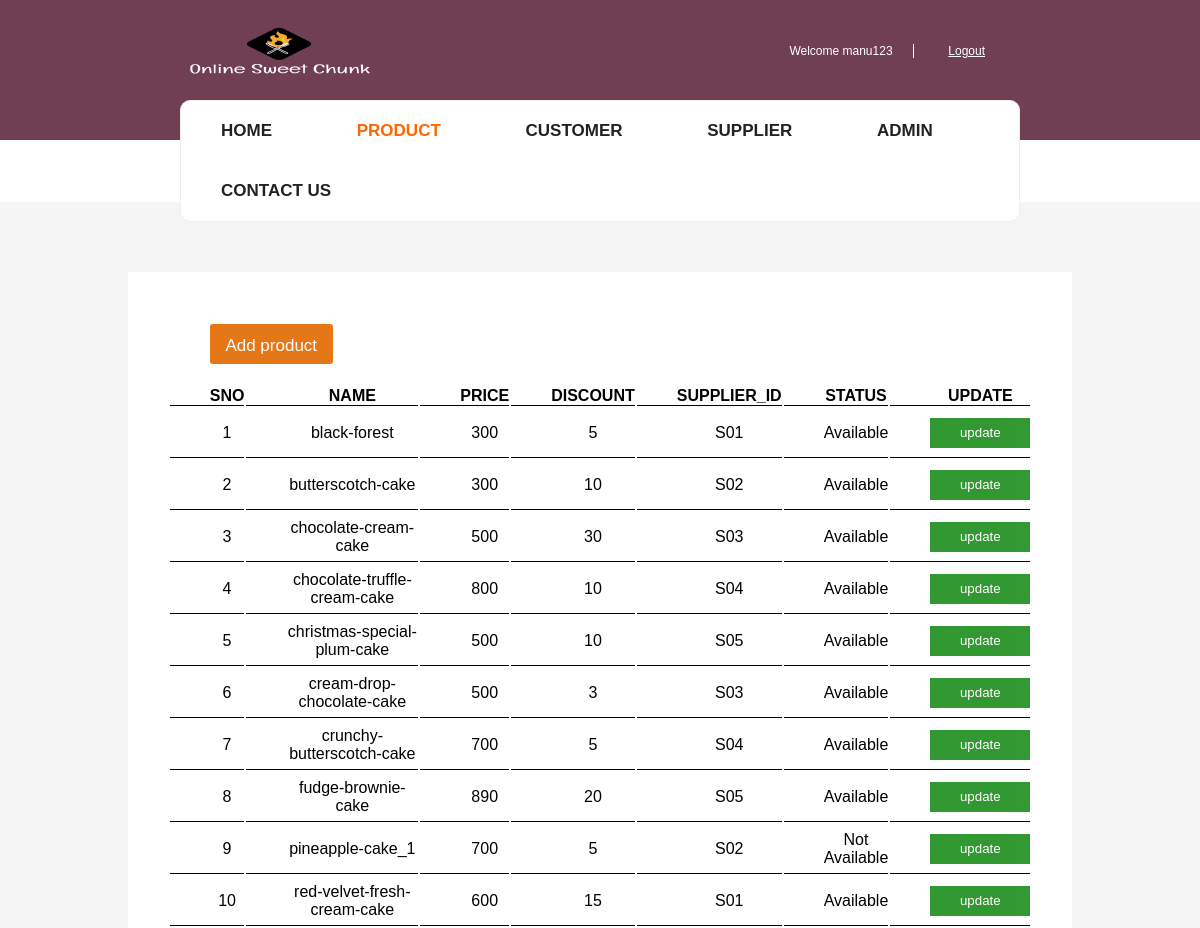
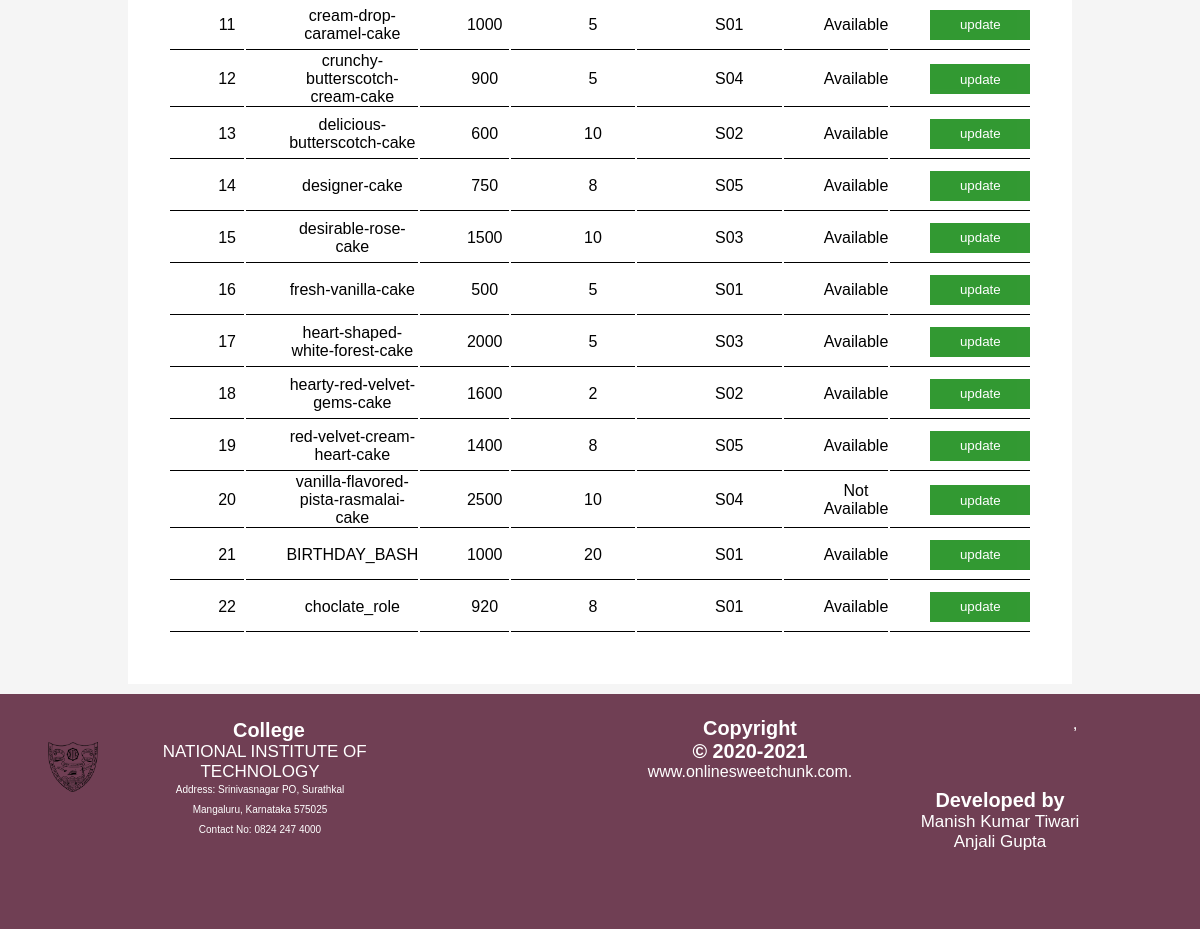
Page /admin/product.php (signed in) on the committed database (2 pictures, top to bottom).
### tables this page shows
CREATE TABLE IF NOT EXISTS `produc1` (
  `name` varchar(255) NOT NULL,
  `image` varchar(255) NOT NULL,
  `price` float NOT NULL,
  `discount` float NOT NULL,
  `cid` int(11) DEFAULT NULL,
  `STATUS` tinyint(4) NOT NULL,
  `supplier_id` varchar(10) DEFAULT NULL
);

### admin/product.php (the view, shortened to what this page needs)
<?php include("dbconnect.php");?>
<?php include("header.php"); ?>
<nav id="menu">
<div class="menu">
			<ul>
				<li><a href="home.php" style="border:none;">Home</a></li>
				<li><a href="product.php" style="border:none;" class="active">Product</a></li>
				<li><a href="customer.php" style="border:none;">Customer</a></li>
				<li ><a href="supplier.php" style="border:none;">Supplier</a></li>
				<li ><a href="Admin.php" style="border:none;">Admin</a></li>
				<li ><a href="contact.php" style="border:none;">Contact Us</a></li>
			</ul>
			</div>
		</nav>
		</header>
<div id="body" style="padding:0; margin-top:-60px;">
<br>
<br>
<br>
<div id="container" style="border:none;">
			<table id="table">
			<thead>
			<tr style="border:none; padding-bottom:5px;">
			<th colspan="7" style="border:none; padding-bottom:20px;text-align:left;">
			<button type="button" style="width:15%; height:40px;border:none;cursor:pointer; color:white; background-color:#e67716;" class="btn btn-add"  onclick="window.location.href='addproduct.php';">Add product</button>
			</th>
			</tr>
			 <tr>
			 <th>
			 SNO
			 </th>
			 <th>
			 NAME
			 </th>
			 <th>
			 PRICE
			 </th>
			 <th>
			 DISCOUNT
			 </th>
			 <th>SUPPLIER_ID</th>
			 <th>
			 STATUS
			 </th>
			 <th>
			 UPDATE
			 </th>
			 </tr>
			</thead>
			<tbody>
			<?php
                       $query ="select name, price, discount, supplier_id,status from produc1";
			       $result=mysqli_query($con,$query);
                    $sno=0;
                        while ($row = mysqli_fetch_assoc($result)) {
                            echo "<tr><form action='update.php' method='post'>";
							echo '<td>'.++$sno.'</td>';
                            echo '<td>'. $row['name'].'</td>';
                            echo '<td>'. $row['price'].'</td>';
                            echo '<td>'. $row['discount'].'</td>';
							echo '<td>'. $row['supplier_id'].'</td>';
							if($row['status']==='1')
								echo '<td>Available</td>';
							else
								echo '<td>Not Available</td>';
							echo '<td><input type="submit" name="submit" style="color:white;" value="update"></td>';
                           echo '</tr> </form> ';
						}
			?>
			</tbody>
			</table>
			</div>
		</div>
<?php
include("footer.php");
?>

### admin/index.css (style rules this page uses)
body { margin:0; padding:0; font-family: sans-serif; }
#body { overflow:hidden; background: #f5f5f5; }
#body #container { color:#b13c68; margin:0 20px; padding:10px 20px; overflow:hidden; }

### admin/header.css (style rules this page uses)
* { padding: 0; margin:0; }
body { font-family: 'Roboto', sans-serif; }
nav .menu { width: 70%; margin: 0 auto; background-color: #fff; border: 1px solid #eee; border-radius: 10px ; position: relative; top:-40px; display: flex; justify-content: center; }
nav .menu ul { width: 100%; }
nav .menu ul li, nav .menu ul li .input-group { display: inline-block; }
nav .menu ul li { padding: 20px 15px; font-weight: bold; }
nav .menu ul li a { margin: 0 25px; text-decoration: none; color:#222; text-transform: uppercase; }
nav .menu ul li a.active { color: #ff6600; }

### admin/table.css (style rules this page uses)
#table { margin:0 auto; // border-bottom:1px solid black; background:#fff; padding:50px 40px; width:10%; }
th { border-bottom:1px solid black; padding-left:40px; height:20px; }
td { border-bottom:1px solid black; padding-left:40px; height:50px; text-align:center; }
#table input[type="submit"] { background:green; border:none; width:100px; height:30px; opacity:0.8; }

### user/checkout.css (style rules this page uses)
body { font-family: :Arial, Helvetica, sans-serif; font-size: 17px; padding: 8px; }
* { box-sizing: border-box; }
.btn { background-color: #4CAF50; color: white; padding: 12px; border: none; width: 100%; border-radius: 3px; cursor: pointer; font-size: 17px; }
a { border:1px solid lightgray; }

### user/registration_main.css (style rules this page uses)
* { margin: 0; padding: 0; font-family: sans-serif; }

### user/about.css (style rules this page uses)
* { margin:0; padding: 0; font-family: sans-serif; }

### rows in the picture
produc1: name "black-forest", price "300", discount "5", supplier "S01", STATUS "Available"
produc1: name "butterscotch-cake", price "300", discount "10", supplier "S02", STATUS "Available"
produc1: name "chocolate-cream-cake", price "500", discount "30", supplier "S03", STATUS "Available"
produc1: name "chocolate-truffle-cream-cake", price "800", discount "10", supplier "S04", STATUS "Available"
produc1: name "christmas-special-plum-cake", price "500", discount "10", supplier "S05", STATUS "Available"
produc1: name "cream-drop-chocolate-cake", price "500", discount "3", supplier "S03", STATUS "Available"
produc1: name "crunchy-butterscotch-cake", price "700", discount "5", supplier "S04", STATUS "Available"
produc1: name "fudge-brownie-cake", price "890", discount "20", supplier "S05", STATUS "Available"
produc1: name "pineapple-cake_1", price "700", discount "5", supplier "S02", STATUS "Not Available"
produc1: name "red-velvet-fresh-cream-cake", price "600", discount "15", supplier "S01", STATUS "Available"
produc1: name "cream-drop-caramel-cake", price "1000", discount "5", supplier "S01", STATUS "Available"
produc1: name "crunchy-butterscotch-cream-cake", price "900", discount "5", supplier "S04", STATUS "Available"
produc1: name "delicious-butterscotch-cake", price "600", discount "10", supplier "S02", STATUS "Available"
produc1: name "designer-cake", price "750", discount "8", supplier "S05", STATUS "Available"
produc1: name "desirable-rose-cake", price "1500", discount "10", supplier "S03", STATUS "Available"
produc1: name "fresh-vanilla-cake", price "500", discount "5", supplier "S01", STATUS "Available"
produc1: name "heart-shaped-white-forest-cake", price "2000", discount "5", supplier "S03", STATUS "Available"
produc1: name "hearty-red-velvet-gems-cake", price "1600", discount "2", supplier "S02", STATUS "Available"
produc1: name "red-velvet-cream-heart-cake", price "1400", discount "8", supplier "S05", STATUS "Available"
produc1: name "vanilla-flavored-pista-rasmalai-cake", price "2500", discount "10", supplier "S04", STATUS "Not Available"
produc1: name "BIRTHDAY_BASH", price "1000", discount "20", supplier "S01", STATUS "Available"
produc1: name "choclate_role", price "920", discount "8", supplier "S01", STATUS "Available"

### other values in the picture
$_SESSION['uname'] "manu123"
